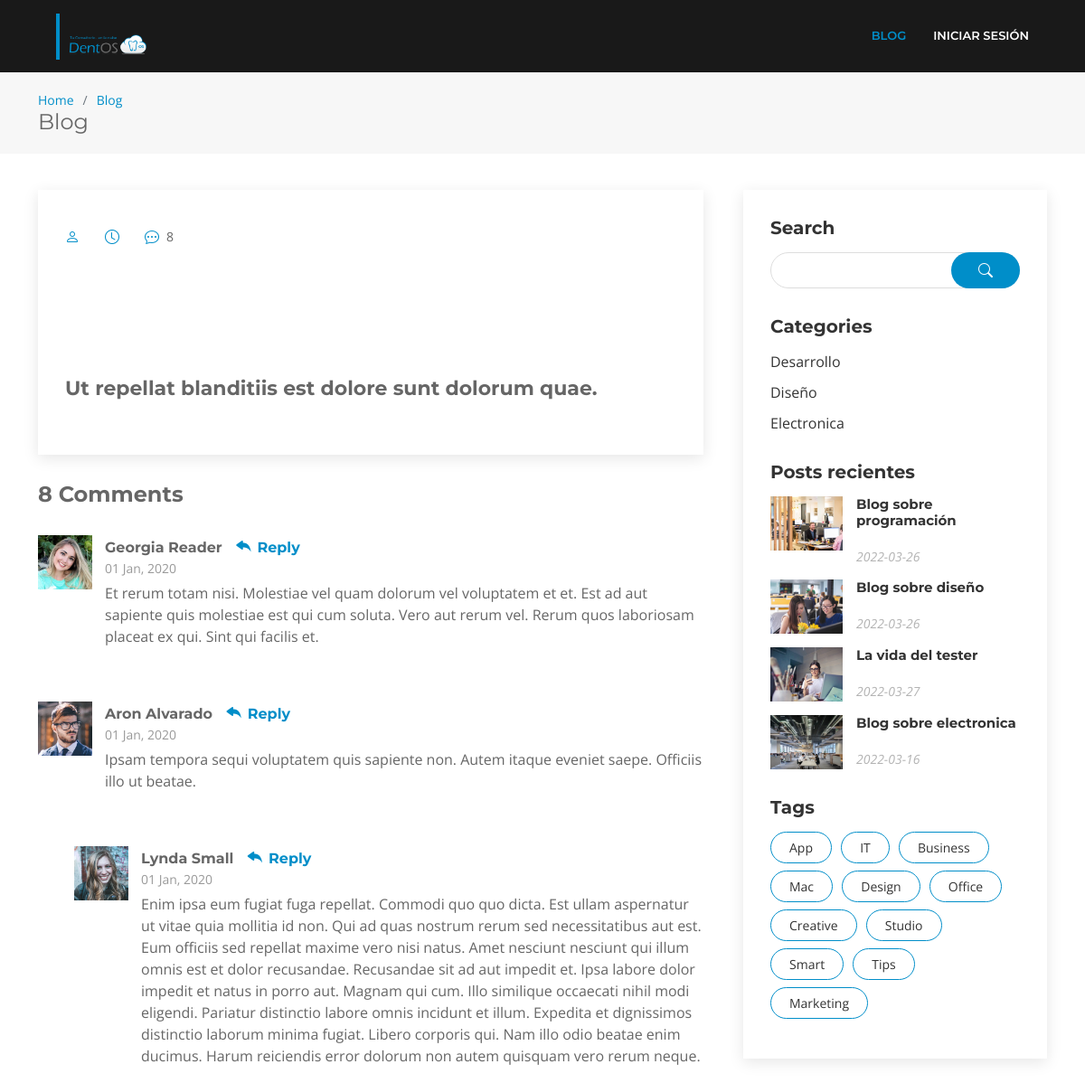
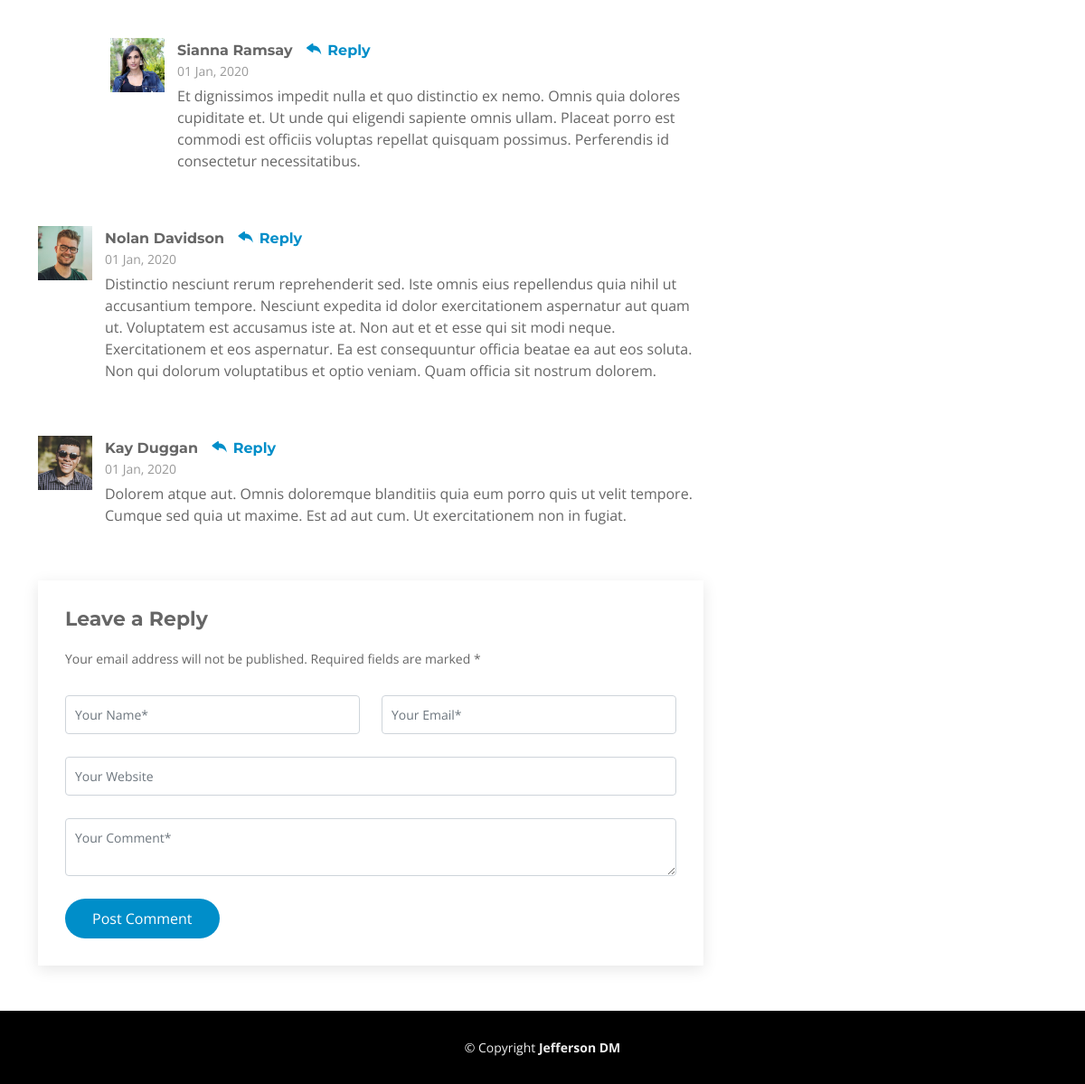
The app's page /ver-blog.php with its own data (2 pictures, top to bottom).
### tables this page shows
CREATE TABLE `blog` (
  `id` int(6) NOT NULL,
  `titulo` varchar(500) NOT NULL,
  `descripcion` varchar(1000) NOT NULL,
  `categoria` varchar(20) NOT NULL,
  `fecha` date NOT NULL,
  `creado_por` varchar(50) NOT NULL
);

### ver-blog.php (the view, shortened to what this page needs)
<?php
require_once 'controller/dbc.php';
?>
<!DOCTYPE html>
<html lang="en">
<head>
  <link href="assets/vendor/animate.css/animate.min.css" rel="stylesheet">
  <link href="assets/vendor/aos/aos.css" rel="stylesheet">
  <link href="assets/vendor/bootstrap/css/bootstrap.min.css" rel="stylesheet">
  <link href="assets/vendor/bootstrap-icons/bootstrap-icons.css" rel="stylesheet">
  <link href="assets/vendor/glightbox/css/glightbox.min.css" rel="stylesheet">
  <link href="assets/vendor/swiper/swiper-bundle.min.css" rel="stylesheet">
  <link href="assets/css/style.css" rel="stylesheet">
</head>
<body>
  <header id="header" class="fixed-top d-flex align-items-center ">
    <div class="container-fluid">
      <div class="row justify-content-center align-items-center">
        <div class="col-xl-11 d-flex align-items-center justify-content-between">
         <a href="index.php" class="logo"><img src="assets/img/logo.png" alt="" class="img-fluid rounded-top"></a>
         <nav id="navbar" class="navbar">
          <ul>
            <li><a class="nav-link  active" href="index.php">Blog</a></li>
            <li><a class="nav-link" href="login.php">Iniciar sesión</a></li>
          </ul>
        </nav>
      </div>
    </div>
  </div>
</header>
<main id="main">
  <section id="breadcrumbs" class="breadcrumbs">
    <div class="container">
      <ol>
        <li><a href="index.html">Home</a></li>
        <li><a href="blog.html">Blog</a></li>
      </ol>
      <h2>Blog</h2>
    </div>
  </section>
  <section id="blog" class="blog">
    <div class="container" data-aos="fade-up">
      <div class="row">
        <div class="col-lg-8 entries">
          <article class="entry entry-single">
            <div class="entry-img">
            </div>
            <div class="entry-meta">
              <ul>
                <li class="d-flex align-items-center"><i class="bi bi-person"></i> <a><?php echo $creado_por;?></a></li>
                <li class="d-flex align-items-center"><i class="bi bi-clock"></i> <a><time datetime="<?php echo $fecha;?>"><?php echo $fecha;?></time></a></li>
                <li class="d-flex align-items-center"><i class="bi bi-chat-dots"></i> <a>8</a></li>
              </ul>
            </div>
            <div class="entry-content">
              <p>
                <?php echo $descripcion;?><br><br>
              </p>
              <h3>Ut repellat blanditiis est dolore sunt dolorum quae.</h3>
           </div>
         </article>
         <div class="blog-comments">
          <h4 class="comments-count">8 Comments</h4>
          <div id="comment-1" class="comment">
            <div class="d-flex">
              <div class="comment-img"><img src="assets/img/blog/comments-1.jpg" alt=""></div>
              <div>
                <h5><a href="">Georgia Reader</a> <a href="#" class="reply"><i class="bi bi-reply-fill"></i> Reply</a></h5>
                <time datetime="2020-01-01">01 Jan, 2020</time>
                <p>
                  Et rerum totam nisi. Molestiae vel quam dolorum vel voluptatem et et. Est ad aut sapiente quis molestiae est qui cum soluta.
                  Vero aut rerum vel. Rerum quos laboriosam placeat ex qui. Sint qui facilis et.
                </p>
              </div>
            </div>
          </div>
          <div id="comment-2" class="comment">
            <div class="d-flex">
              <div class="comment-img"><img src="assets/img/blog/comments-2.jpg" alt=""></div>
              <div>
                <h5><a href="">Aron Alvarado</a> <a href="#" class="reply"><i class="bi bi-reply-fill"></i> Reply</a></h5>
                <time datetime="2020-01-01">01 Jan, 2020</time>
                <p>
                  Ipsam tempora sequi voluptatem quis sapiente non. Autem itaque eveniet saepe. Officiis illo ut beatae.
                </p>
              </div>
            </div>
            <div id="comment-reply-1" class="comment comment-reply">
              <div class="d-flex">
                <div class="comment-img"><img src="assets/img/blog/comments-3.jpg" alt=""></div>
                <div>
                  <h5><a href="">Lynda Small</a> <a href="#" class="reply"><i class="bi bi-reply-fill"></i> Reply</a></h5>
                  <time datetime="2020-01-01">01 Jan, 2020</time>
                  <p>
                    Enim ipsa eum fugiat fuga repellat. Commodi quo quo dicta. Est ullam aspernatur ut vitae quia mollitia id non. Qui ad quas nostrum rerum sed necessitatibus aut est. Eum officiis sed repellat maxime vero nisi natus. Amet nesciunt nesciunt qui illum omnis est et dolor recusandae.
                    Recusandae sit ad aut impedit et. Ipsa labore dolor impedit et natus in porro aut. Magnam qui cum. Illo similique occaecati nihil modi eligendi. Pariatur distinctio labore omnis incidunt et illum. Expedita et dignissimos distinctio laborum minima fugiat.
                    Libero corporis qui. Nam illo odio beatae enim ducimus. Harum reiciendis error dolorum non autem quisquam vero rerum neque.
                  </p>
                </div>
              </div>
              <div id="comment-reply-2" class="comment comment-reply">
                <div class="d-flex">
                  <div class="comment-img"><img src="assets/img/blog/comments-4.jpg" alt=""></div>
                  <div>
                    <h5><a href="">Sianna Ramsay</a> <a href="#" class="reply"><i class="bi bi-reply-fill"></i> Reply</a></h5>
                    <time datetime="2020-01-01">01 Jan, 2020</time>
                    <p>
                      Et dignissimos impedit nulla et quo distinctio ex nemo. Omnis quia dolores cupiditate et. Ut unde qui eligendi sapiente omnis ullam. Placeat porro est commodi est officiis voluptas repellat quisquam possimus. Perferendis id consectetur necessitatibus.
                    </p>
                  </div>
                </div>
              </div>
            </div>
          </div>
          <div id="comment-3" class="comment">
            <div class="d-flex">
              <div class="comment-img"><img src="assets/img/blog/comments-5.jpg" alt=""></div>
              <div>
                <h5><a href="">Nolan Davidson</a> <a href="#" class="reply"><i class="bi bi-reply-fill"></i> Reply</a></h5>
                <time datetime="2020-01-01">01 Jan, 2020</time>
                <p>
                  Distinctio nesciunt rerum reprehenderit sed. Iste omnis eius repellendus quia nihil ut accusantium tempore. Nesciunt expedita id dolor exercitationem aspernatur aut quam ut. Voluptatem est accusamus iste at.
                  Non aut et et esse qui sit modi neque. Exercitationem et eos aspernatur. Ea est consequuntur officia beatae ea aut eos soluta. Non qui dolorum voluptatibus et optio veniam. Quam officia sit nostrum dolorem.
                </p>
              </div>
            </div>
          </div>
          <div id="comment-4" class="comment">
            <div class="d-flex">
              <div class="comment-img"><img src="assets/img/blog/comments-6.jpg" alt=""></div>
              <div>
                <h5><a href="">Kay Duggan</a> <a href="#" class="reply"><i class="bi bi-reply-fill"></i> Reply</a></h5>
                <time datetime="2020-01-01">01 Jan, 2020</time>
                <p>
                  Dolorem atque aut. Omnis doloremque blanditiis quia eum porro quis ut velit tempore. Cumque sed quia ut maxime. Est ad aut cum. Ut exercitationem non in fugiat.
                </p>
              </div>
            </div>
          </div>
          <div class="reply-form">
            <h4>Leave a Reply</h4>
            <p>Your email address will not be published. Required fields are marked * </p>
            <form action="">
              <div class="row">
                <div class="col-md-6 form-group">
                  <input name="name" type="text" class="form-control" placeholder="Your Name*">
                </div>
                <div class="col-md-6 form-group">
                  <input name="email" type="text" class="form-control" placeholder="Your Email*">
                </div>
              </div>
              <div class="row">
                <div class="col form-group">
                  <input name="website" type="text" class="form-control" placeholder="Your Website">
                </div>
              </div>
              <div class="row">
                <div class="col form-group">
                  <textarea name="comment" class="form-control" placeholder="Your Comment*"></textarea>
                </div>
              </div>
              <button type="submit" class="btn btn-primary">Post Comment</button>
            </form>
          </div>
        </div>
      </div>
      <div class="col-lg-4">
        <div class="sidebar">
          <h3 class="sidebar-title">Search</h3>
          <div class="sidebar-item search-form">
            <form action="">
              <input type="text" class="form-control">
              <button type="submit"><i class="bi bi-search"></i></button>
            </form>
          </div>
          <h3 class="sidebar-title">Categories</h3>
          <div class="sidebar-item categories">
            <ul>
              <?php foreach ($DB->query('SELECT DISTINCT categoria FROM blog') as $row ){  ?>
                <li><a href="categoria.php?/=<?php echo $row['categoria']; ?>"><?php echo $row['categoria']; ?></a></li>
                <?php
              }
              ?>
            </ul>
          </div>
          <h3 class="sidebar-title">Posts recientes
          </h3>
          <div class="sidebar-item recent-posts">
           <?php foreach ($DB->query('SELECT * FROM blog LIMIT 6') as $row ){  ?>
            <div class="post-item clearfix">
              <img src="assets/img/blog/blog-recent-<?php echo $row['id']; ?>.jpg" alt="">
              <h4><a href="ver-blog.php?/=<?php echo $row['id']; ?>"><?php echo $row['titulo']; ?></a></h4>
              <time datetime="<?php echo $row['fecha']; ?>"><?php echo $row['fecha']; ?></time>
            </div>
            <?php
          }
          ?>
        </div>
        <h3 class="sidebar-title">Tags</h3>
        <div class="sidebar-item tags">
          <ul>
            <li><a href="#">App</a></li>
            <li><a href="#">IT</a></li>
            <li><a href="#">Business</a></li>
            <li><a href="#">Mac</a></li>
            <li><a href="#">Design</a></li>
            <li><a href="#">Office</a></li>
            <li><a href="#">Creative</a></li>
            <li><a href="#">Studio</a></li>
            <li><a href="#">Smart</a></li>
            <li><a href="#">Tips</a></li>
            <li><a href="#">Marketing</a></li>
          </ul>
        </div>
      </div>
    </div>
  </div>
</div>
</section>
</main>
<footer id="footer">
  <div class="container">
    <div class="copyright">
      &copy; Copyright <strong>Jefferson DM</strong>
    </div>
  </div>
</footer>
</body>
</html>

### records on screen
blog: shows a picture, titulo "Blog sobre programación", fecha "2022-03-26"
blog: shows a picture, titulo "Blog sobre diseño", fecha "2022-03-26"
blog: shows a picture, titulo "La vida del tester", fecha "2022-03-27"
blog: shows a picture, titulo "Blog sobre electronica", fecha "2022-03-16"

### other values on screen
$row['categoria'] "Desarrollo"
$row['categoria'] "Diseño"
$row['categoria'] "Electronica"
